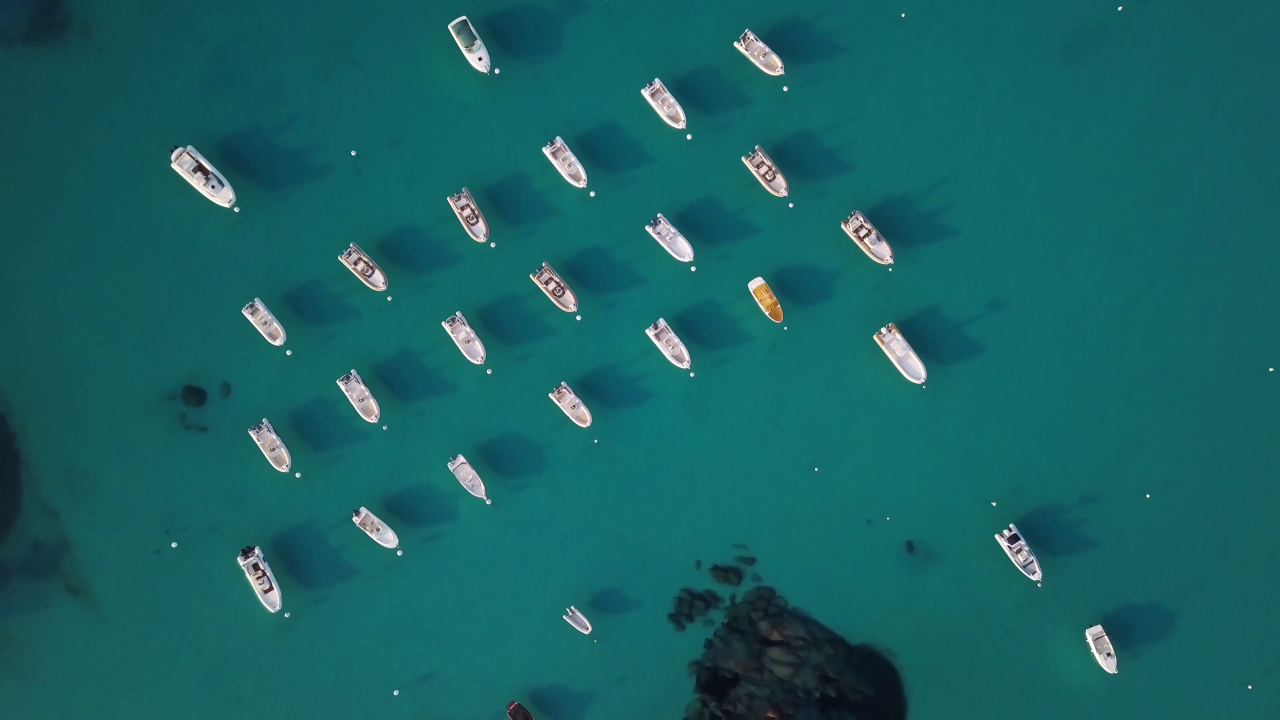
#> input picture frame 9 of chapter05/YOLO_NAS_Object_Tracking_SORT_Custom/Video/ship2.mp4, 3840 x 2160 px, given in place of demo.mp4, which was not available (shown at 1/3 size)
$ python part2.py
#> lines starting #> are read from the running program, lines starting #| are printed output that depends on the picture
import cv2


cap = cv2.VideoCapture("../Video/demo.mp4")

if (cap.isOpened()==False):
    print("Unable to read the video")

while (cap.isOpened()):
    ret, frame = cap.read()
#> frame is the input picture: shape (2160, 3840, 3); mean B, G, R 99.7, 98.1, 23
    if ret:
        resize_frame = cv2.resize(frame, (0,0), fx = 0.2, fy = 0.2, interpolation = cv2.INTER_AREA)
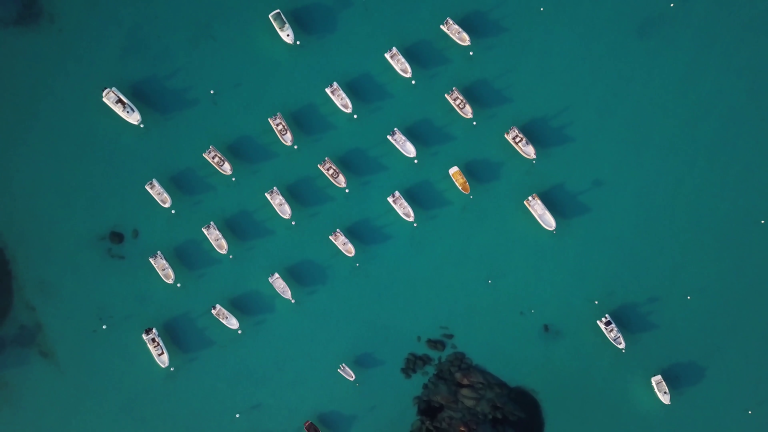
#> resize_frame: shape (432, 768, 3); mean B, G, R 99.7, 98.1, 23
        cv2.imshow("Frame", resize_frame)
        if cv2.waitKey(1) & 0xFF==ord('1'):
#> (key Esc is pressed here)
            break
    else:
        break

cap.release()
cv2.destroyAllWindows()

$ run again, starting later in the video
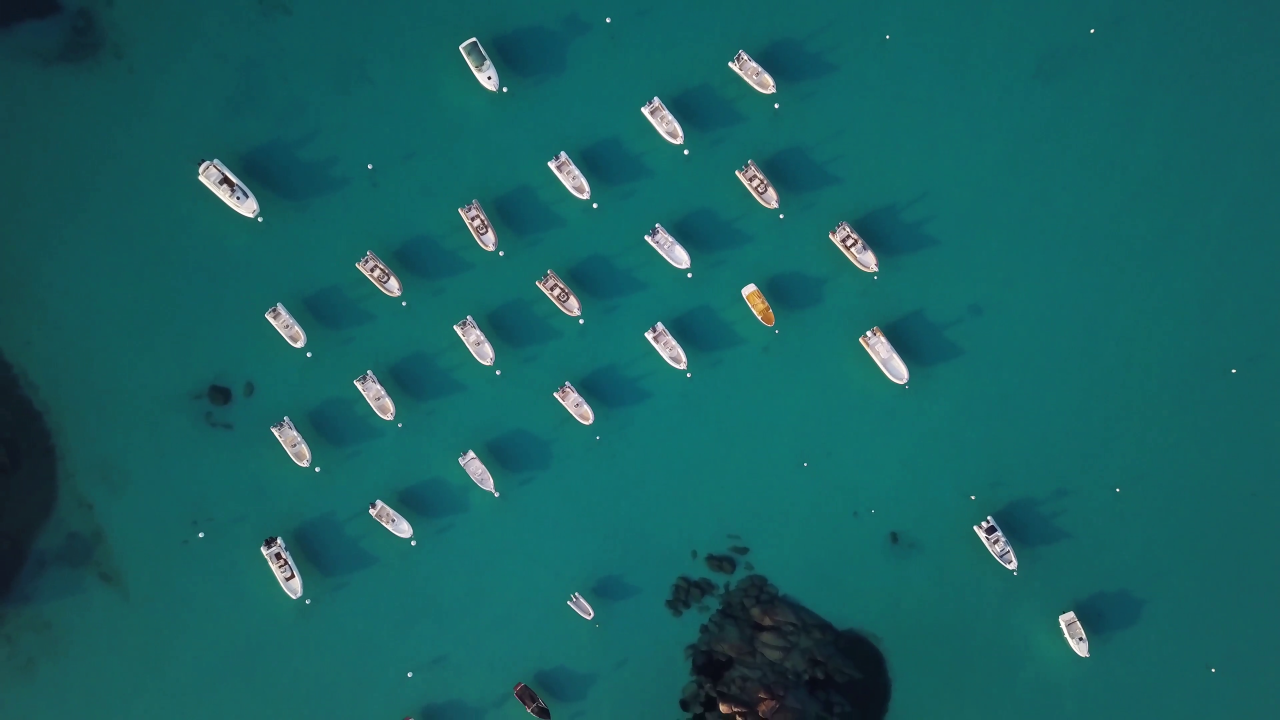
#> input picture frame 40 of chapter05/YOLO_NAS_Object_Tracking_SORT_Custom/Video/ship2.mp4, 3840 x 2160 px, given in place of demo.mp4, which was not available (shown at 1/3 size)
#> frame is the input picture: shape (2160, 3840, 3); mean B, G, R 98.1, 97.3, 23.2
#> `resize_frame = cv2.resize(frame, (0,0), fx = 0.2, fy = 0.2, interpolat..`:
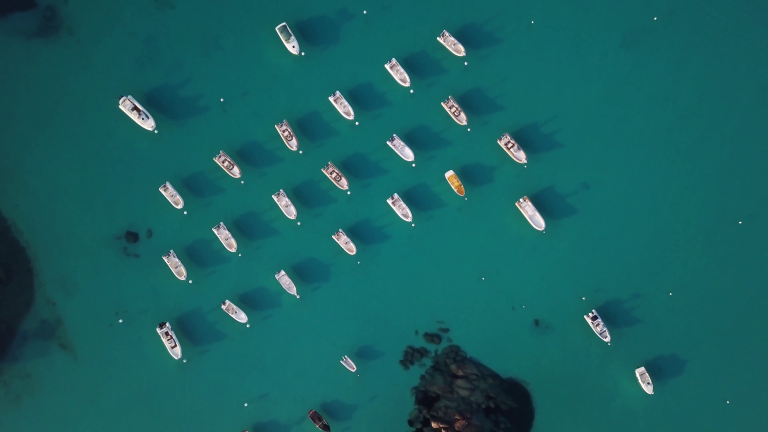
#> resize_frame: shape (432, 768, 3); mean B, G, R 98.1, 97.3, 23.2

$ run again, starting later in the video
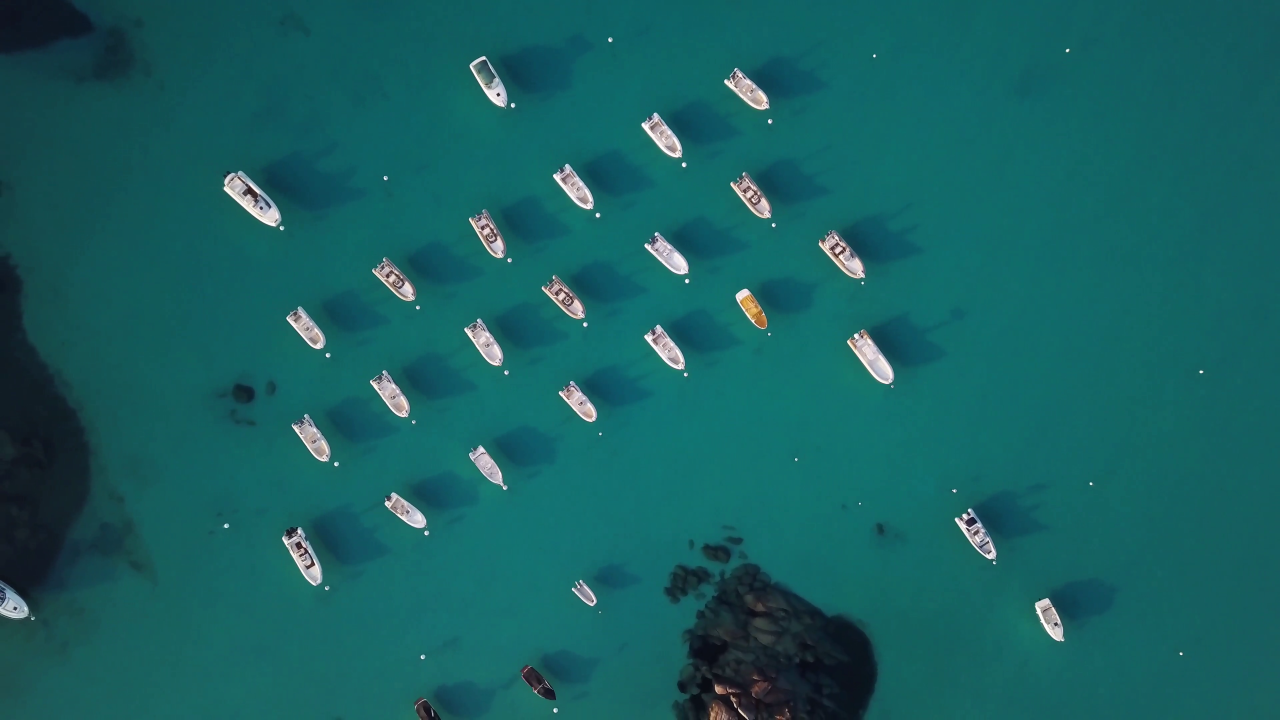
#> input picture frame 72 of chapter05/YOLO_NAS_Object_Tracking_SORT_Custom/Video/ship2.mp4, 3840 x 2160 px, given in place of demo.mp4, which was not available (shown at 1/3 size)
#> frame is the input picture: shape (2160, 3840, 3); mean B, G, R 97.5, 96.3, 22.6
#> `resize_frame = cv2.resize(frame, (0,0), fx = 0.2, fy = 0.2, interpolat..`:
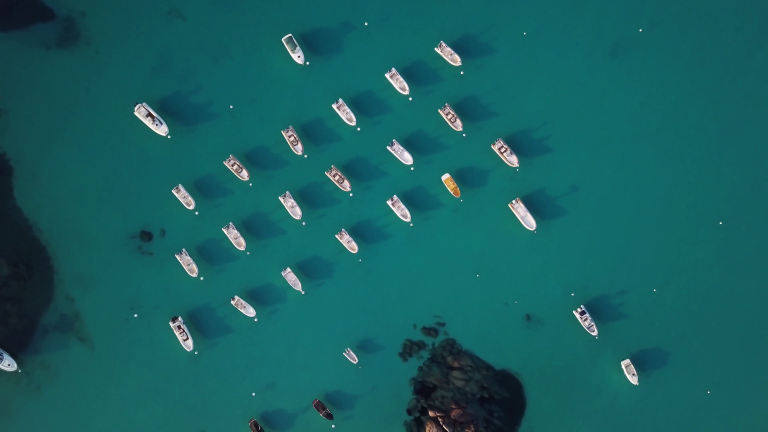
#> resize_frame: shape (432, 768, 3); mean B, G, R 97.5, 96.3, 22.6
